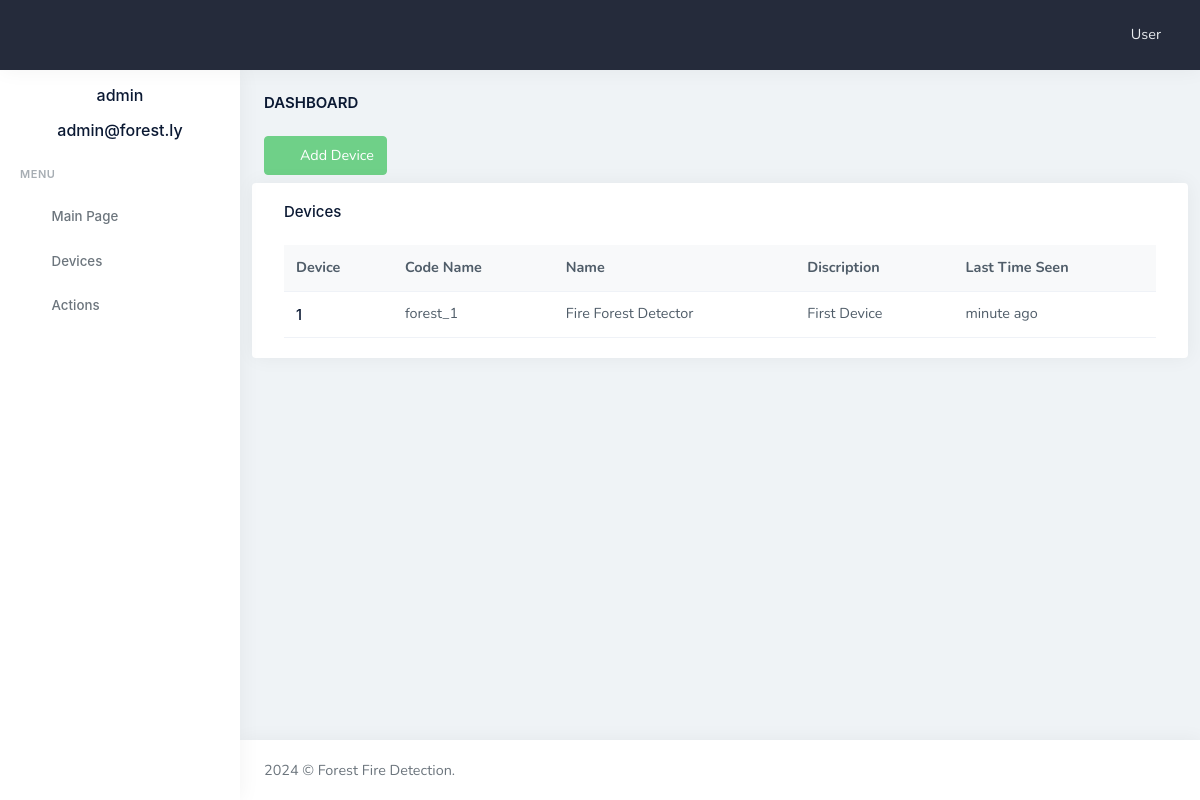
/devices (signed in), run on an earlier commit of the app's database.
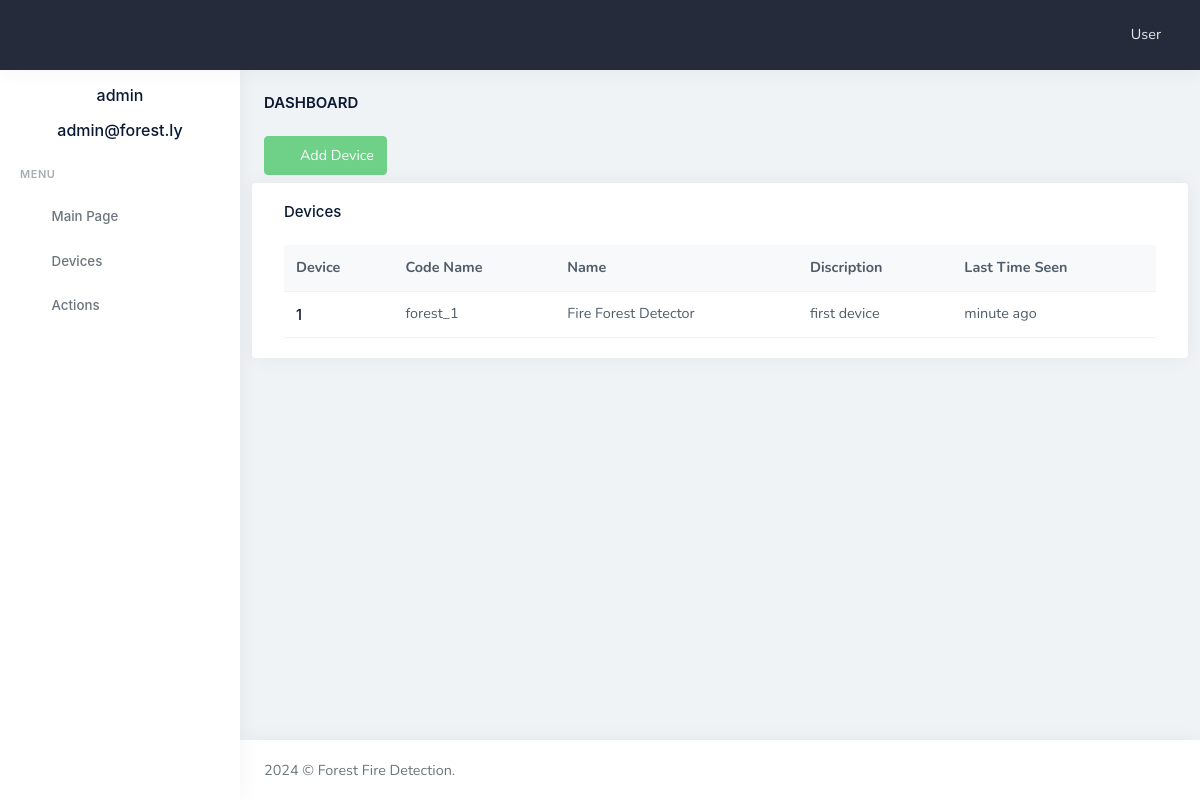
And on a later commit of the database.
### app/models.py (models this page shows, shortened)
class Thing(db.Model):
    id: so.Mapped[int] = so.mapped_column(primary_key=True)
    code_name: so.Mapped[str] = so.mapped_column(sa.String(140), unique=True)
    name: so.Mapped[str] = so.mapped_column(sa.String(140))
    description: so.Mapped[str] = so.mapped_column(sa.Text())
    location_name: so.Mapped[str] = so.mapped_column(sa.String(140))
    histories: so.WriteOnlyMapped['History'] = so.relationship(
        back_populates='thing',
        cascade="all, delete",
        passive_deletes=True,
    )

### app/routes.py (the view)
@app.route('/devices', methods=['GET'])
@login_required
def devices():
    username = current_user.username
    email = current_user.email
    devices = db.session.scalars(sa.select(Thing)).all()
    return render_template('devices.html', devices=devices, username=username, email=email)

### app/models.py (called while the page is built)
@login.user_loader
def load_user(id):
    return db.session.get(User, int(id))

### app/templates/devices.html
{% extends "base.html" %}
{% block content %}
<div class="page-content">
    <div class="container-fluid">
        <div class="row">
            <div class="col-12">
                <div class="page-title-box d-sm-flex align-items-center justify-content-between">
                    <h4 class="mb-sm-0">Dashboard</h4>
                </div>
            </div>
        </div>
        <div class="row mb-2">
            <div class="col-4">
                <button type="button" class="btn btn-success waves-effect waves-light">
                    <i class="ri-add-circle-fill align-middle me-2"></i> Add Device
                </button>
            </div>
        </div>
        <div class="row">
            <div class="card">
                <div class="card-body pb0">
                    <h4 class="card-title mb-4">Devices</h4>
                    <div class="table-responsive">
                        <table class="table table-centered mb-0 align-middle table-hover table-nowrap">
                            <thead class="table-light">
                                <tr>
                                    <th>Device</th>
                                    <th>Code Name</th>
                                    <th>Name</th>
                                    <th>Discription</th>
                                    <th>Last Time Seen</th>
                                </tr>
                            </thead>
                            <tbody>
                                <tr>
                                    {% if devices %}
                                        {% for device in devices %}
                                            <tr>
                                                <td>
                                                    <a href="{{ url_for('device', id=device.id) }}"><h6 class="mb-0">{{ device.id }}</h6></a>
                                                </td>
                                                <td>{{ device.code_name }}</td>
                                                <td>
                                                    {{ device.name }}
                                                </td>
                                                <td>
                                                    {{ device.description }}
                                                </td>
                                                <td>
                                                    minute ago
                                                </td>
                                            </tr>
                                        {% endfor %}
                                    {% endif %}
                                </tr>
                            </tbody>
                        </table>
                    </div>
                </div>
            </div>
        </div>
    </div>
</div>
{% endblock %}

What changed in the data, as far as the page shows it:
changed Thing "forest_1": description "First Device" → "first device"
